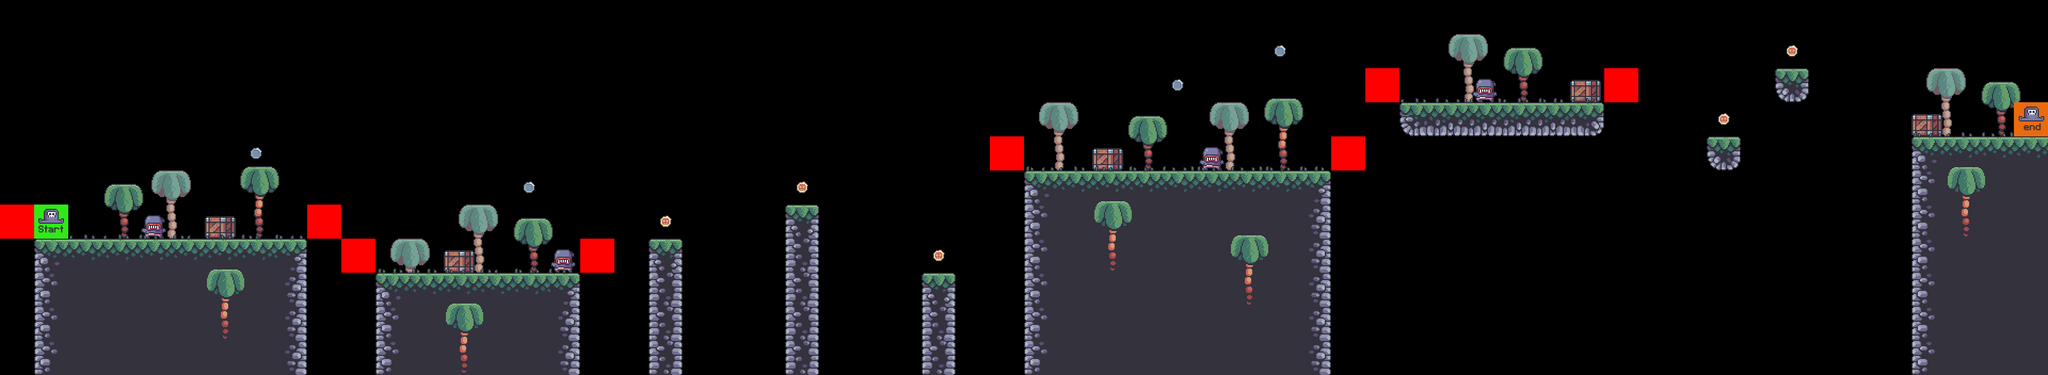

Rendered tile map (Tiled .tmx) drawn with the repository's tilesets; below, a short description and the map source with its tile grids summarised:
An orthogonal 60x11 tile map with 64x64 px tiles, 9 tile layers (bg.palms, terrain, crates, grass, ...), 7 tilesets.

<map version="1.5" tiledversion="1.7.2" orientation="orthogonal" renderorder="right-down" width="60" height="11" tilewidth="64" tileheight="64" infinite="0" nextlayerid="10" nextobjectid="1">
 <tileset firstgid="1" source="../tilesets/terrain_tiles.tsx" />
 <tileset firstgid="17" source="../tilesets/coin_tiles.tsx" />
 <tileset firstgid="19" source="../tilesets/grass_tiles.tsx" />
 <tileset firstgid="24" source="../tilesets/palms.tsx" />
 <tileset firstgid="27" source="../tilesets/crates.tsx" />
 <tileset firstgid="28" source="../tilesets/player_tiles.tsx" />
 <tileset firstgid="30" source="../tilesets/enemy_tiles.tsx" />
 <layer id="5" name="bg.palms" width="60" height="11">
  <data>[660 cells, 7 non-empty, 1 distinct tile ids]</data>
 </layer>
 <layer id="1" name="terrain" width="60" height="11">
  <data>[660 cells, 152 non-empty, 12 distinct tile ids]</data>
 </layer>
 <layer id="6" name="crates" width="60" height="11">
  <data>[660 cells, 5 non-empty, 1 distinct tile ids]</data>
 </layer>
 <layer id="3" name="grass" width="60" height="11">
  <data>[660 cells, 33 non-empty, 5 distinct tile ids]</data>
 </layer>
 <layer id="8" name="enemies" width="60" height="11">
  <data>[660 cells, 4 non-empty, 1 distinct tile ids]</data>
 </layer>
 <layer id="9" name="constraints" width="60" height="11">
  <data>[660 cells, 8 non-empty, 1 distinct tile ids]</data>
 </layer>
 <layer id="4" name="fg.palms" width="60" height="11">
  <data>[660 cells, 12 non-empty, 2 distinct tile ids]</data>
 </layer>
 <layer id="2" name="coins" width="60" height="11">
  <data>[660 cells, 9 non-empty, 2 distinct tile ids]</data>
 </layer>
 <layer id="7" name="player" width="60" height="11">
  <data>[660 cells, 2 non-empty, 2 distinct tile ids]</data>
 </layer>
</map>
